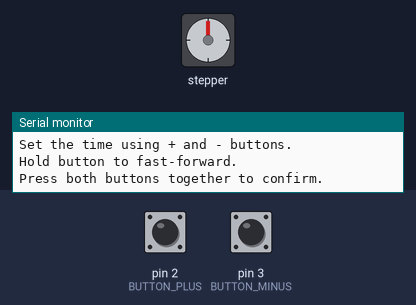
A sketch run on a simulated Arduino Uno, built with avr-gcc and run on an emulated ATmega328P. Parts: stepper motor, the last lines printed to the serial monitor. Inputs (shaded band) come from the test bench; at power-on: pin 2 (BUTTON_PLUS) HIGH, pin 3 (BUTTON_MINUS) HIGH. Stepper angles assume 2048 steps per turn.

Above: at 0.8 s.
0.9 s: pin 2 (BUTTON_PLUS) pulled LOW for 1 s
At 3.0 s:
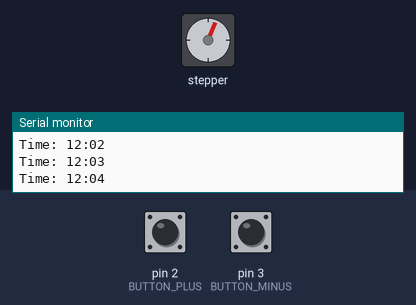
3.4 s: pin 3 (BUTTON_MINUS) pulled LOW for 3.2 s
At 7.7 s:
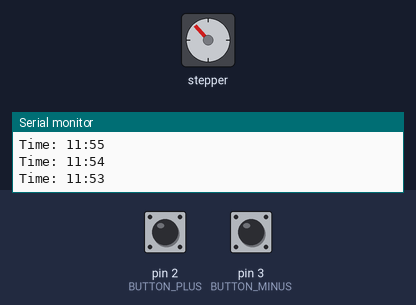
8.1 s: pin 3 (BUTTON_MINUS) pulled LOW for 1 s
At 9.8 s:
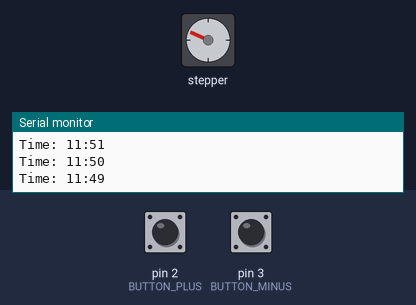
10.6 s: pin 3 (BUTTON_MINUS) pulled LOW for 1 s
At 12.8 s:
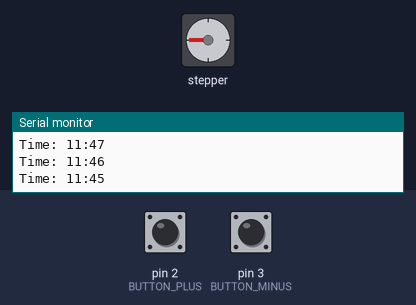
13.1 s: pin 3 (BUTTON_MINUS) pulled LOW for 3.2 s
At 16.7 s:
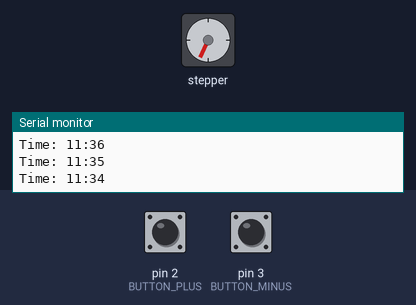
17.8 s: pin 3 (BUTTON_MINUS) pulled LOW for 0.15 s
At 18.7 s:
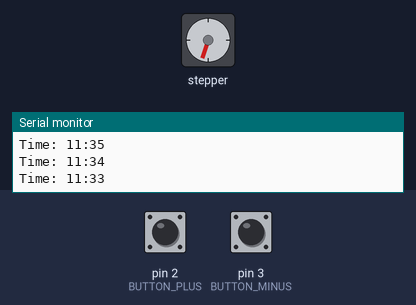
Timing chart, 0 to 20.4 s (numbered marks = the images above; inputs shaded):
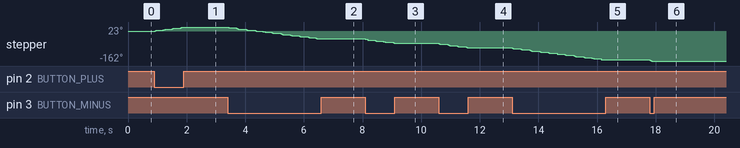

Measured:
- after the input at 0.9 s, stepper: turns 23° clockwise in 0.97 s, starting at once
- after the input at 3.4 s, stepper: turns 65° counter-clockwise in 3.1 s, starting at once
- after the input at 8.1 s, stepper: turns 24° counter-clockwise in 0.98 s, starting at once
- after the input at 10.6 s, stepper: turns 24° counter-clockwise in 0.97 s, starting at once
- after the input at 13.1 s, stepper: turns 66° counter-clockwise in 3.1 s, starting at once

The sketch:

60min-stepperClock.ino
```cpp
#include <Stepper.h>

const int stepsPerRevolution = 2048;

// IN1-IN3-IN2-IN4 sequence for proper stepping
Stepper myStepper = Stepper(stepsPerRevolution, 8, 10, 9, 11);

// --- Clock state ---
int currentHour   = 12;  // start at 12:00
int currentMinute = 0;

// Steps per minute ring movement (1 full rev = 60 minutes)
const float stepsPerMinute = stepsPerRevolution / 60.0;

// Accumulated step remainder (for sub-step precision)
float stepAccumulator = 0.0;

// Timing
unsigned long lastTickTime = 0;
const unsigned long TICK_INTERVAL = 60000; // 1 minute in milliseconds

// Button pins
const int BUTTON_PLUS  = 2;
const int BUTTON_MINUS = 3;

// Debounce
unsigned long lastDebounceplus  = 0;
unsigned long lastDebounceMinus = 0;
const unsigned long DEBOUNCE_DELAY = 50;

// --- Coil cutoff pins ---
const int IN1 = 8;
const int IN2 = 9;
const int IN3 = 10;
const int IN4 = 11;

void cutoffCoils() {
  digitalWrite(IN1, LOW);
  digitalWrite(IN2, LOW);
  digitalWrite(IN3, LOW);
  digitalWrite(IN4, LOW);
}

// --- Move the minute ring by N minutes ---
// Positive = forward, negative = backward
void moveMinutes(int minutes) {
  myStepper.setSpeed(10);

  stepAccumulator += stepsPerMinute * minutes;
  int stepsToMove = (int)stepAccumulator;
  stepAccumulator -= stepsToMove;

  if (stepsToMove != 0) {
    myStepper.step(stepsToMove);
  }

  cutoffCoils(); // cut power to coils after move
}

// --- Update clock state by N minutes ---
void advanceTime(int minutes) {
  currentMinute += minutes;

  // Handle overflow/underflow
  while (currentMinute >= 60) {
    currentMinute -= 60;
    currentHour++;
    if (currentHour > 12) currentHour = 1;
  }
  while (currentMinute < 0) {
    currentMinute += 60;
    currentHour--;
    if (currentHour < 1) currentHour = 12;
  }

  moveMinutes(minutes);
}

// --- Drive rings to a specific time from 12:00:00 ---
// Called once on startup after user sets the time
void driveToTime(int hour, int minute) {
  // Total minutes from 12 o'clock
  int totalMinutes = ((hour % 12) * 60) + minute;
  moveMinutes(totalMinutes);
}

void setup() {
  pinMode(BUTTON_PLUS,  INPUT_PULLUP);
  pinMode(BUTTON_MINUS, INPUT_PULLUP);

  Serial.begin(9600);
  Serial.println("Set the time using + and - buttons.");
  Serial.println("Hold button to fast-forward.");
  Serial.println("Press both buttons together to confirm.");

  // --- Time setting loop ---
  // Rings start at 12:00. User presses + or - to advance.
  // Press both buttons simultaneously to confirm and start the clock.
  bool timeSet = false;

  while (!timeSet) {
    bool plusPressed  = (digitalRead(BUTTON_PLUS)  == LOW);
    bool minusPressed = (digitalRead(BUTTON_MINUS) == LOW);

    // Both buttons together = confirm
    if (plusPressed && minusPressed) {
      delay(500); // debounce the confirm press
      timeSet = true;
      Serial.print("Time confirmed: ");
      Serial.print(currentHour);
      Serial.print(":");
      if (currentMinute < 10) Serial.print("0");
      Serial.println(currentMinute);
      break;
    }

    // Plus button — advance 1 minute
    if (plusPressed && (millis() - lastDebounceplus > DEBOUNCE_DELAY)) {
      lastDebounceplus = millis();
      advanceTime(1);
      Serial.print("Time: ");
      Serial.print(currentHour);
      Serial.print(":");
      if (currentMinute < 10) Serial.print("0");
      Serial.println(currentMinute);
      delay(200); // hold-to-fast-forward rate
    }

    // Minus button — go back 1 minute
    if (minusPressed && (millis() - lastDebounceMinus > DEBOUNCE_DELAY)) {
      lastDebounceMinus = millis();
      advanceTime(-1);
      Serial.print("Time: ");
      Serial.print(currentHour);
      Serial.print(":");
      if (currentMinute < 10) Serial.print("0");
      Serial.println(currentMinute);
      delay(200); // hold-to-fast-forward rate
    }
  }

  // Record when the clock started
  lastTickTime = millis();
}

void loop() {
  // --- Automatic tick every minute ---
  if (millis() - lastTickTime >= TICK_INTERVAL) {
    lastTickTime += TICK_INTERVAL; // keeps drift minimal vs reassigning millis()
    advanceTime(1);
  }

  // --- Button check during normal running (optional fine adjustment) ---
  bool plusPressed  = (digitalRead(BUTTON_PLUS)  == LOW);
  bool minusPressed = (digitalRead(BUTTON_MINUS) == LOW);

  if (plusPressed && (millis() - lastDebounceplus > DEBOUNCE_DELAY)) {
    lastDebounceplus = millis();
    advanceTime(1);
    delay(200);
  }

  if (minusPressed && (millis() - lastDebounceMinus > DEBOUNCE_DELAY)) {
    lastDebounceMinus = millis();
    advanceTime(-1);
    delay(200);
  }
}
```
